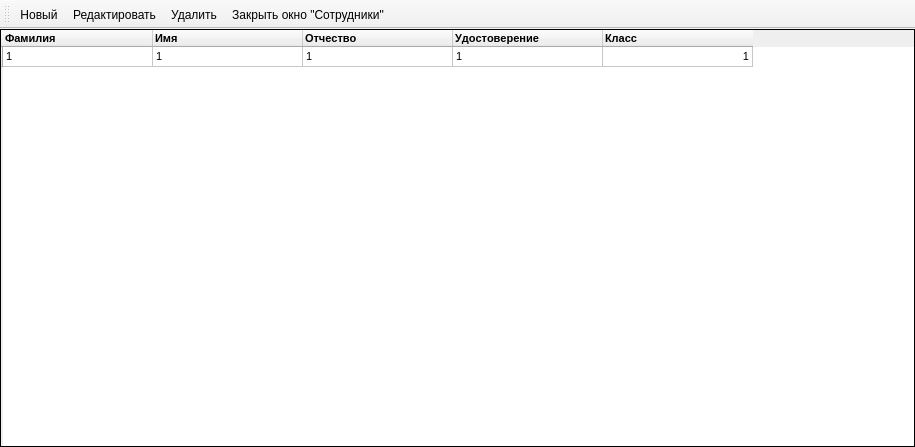
<?xml version="1.0" encoding="UTF-8"?>
<ui version="4.0">
 <class>MainWindow</class>
 <widget class="QMainWindow" name="MainWindow">
  <property name="geometry">
   <rect>
    <x>0</x>
    <y>0</y>
    <width>915</width>
    <height>447</height>
   </rect>
  </property>
  <property name="sizePolicy">
   <sizepolicy hsizetype="Minimum" vsizetype="Minimum">
    <horstretch>0</horstretch>
    <verstretch>0</verstretch>
   </sizepolicy>
  </property>
  <property name="focusPolicy">
   <enum>Qt::TabFocus</enum>
  </property>
  <property name="windowTitle">
   <string>Сотрудники</string>
  </property>
  <property name="windowIcon">
   <iconset>
    <normaloff>bmp/18.bmp</normaloff>bmp/18.bmp</iconset>
  </property>
  <property name="layoutDirection">
   <enum>Qt::LeftToRight</enum>
  </property>
  <widget class="QWidget" name="centralwidget">
   <property name="sizePolicy">
    <sizepolicy hsizetype="Minimum" vsizetype="Minimum">
     <horstretch>0</horstretch>
     <verstretch>0</verstretch>
    </sizepolicy>
   </property>
   <property name="layoutDirection">
    <enum>Qt::RightToLeft</enum>
   </property>
   <layout class="QGridLayout" name="gridLayout">
    <property name="leftMargin">
     <number>0</number>
    </property>
    <property name="topMargin">
     <number>0</number>
    </property>
    <property name="rightMargin">
     <number>0</number>
    </property>
    <property name="bottomMargin">
     <number>0</number>
    </property>
    <item row="0" column="0">
     <widget class="QTableWidget" name="tableWidget">
      <property name="sizePolicy">
       <sizepolicy hsizetype="Minimum" vsizetype="Minimum">
        <horstretch>0</horstretch>
        <verstretch>0</verstretch>
       </sizepolicy>
      </property>
      <property name="maximumSize">
       <size>
        <width>16777215</width>
        <height>16777215</height>
       </size>
      </property>
      <property name="sizeIncrement">
       <size>
        <width>0</width>
        <height>0</height>
       </size>
      </property>
      <property name="baseSize">
       <size>
        <width>0</width>
        <height>0</height>
       </size>
      </property>
      <property name="layoutDirection">
       <enum>Qt::LeftToRight</enum>
      </property>
      <property name="frameShape">
       <enum>QFrame::Box</enum>
      </property>
      <property name="frameShadow">
       <enum>QFrame::Plain</enum>
      </property>
      <property name="lineWidth">
       <number>1</number>
      </property>
      <property name="horizontalScrollBarPolicy">
       <enum>Qt::ScrollBarAsNeeded</enum>
      </property>
      <property name="sizeAdjustPolicy">
       <enum>QAbstractScrollArea::AdjustIgnored</enum>
      </property>
      <property name="autoScrollMargin">
       <number>16</number>
      </property>
      <property name="editTriggers">
       <set>QAbstractItemView::NoEditTriggers</set>
      </property>
      <property name="selectionBehavior">
       <enum>QAbstractItemView::SelectItems</enum>
      </property>
      <property name="verticalScrollMode">
       <enum>QAbstractItemView::ScrollPerItem</enum>
      </property>
      <property name="showGrid">
       <bool>true</bool>
      </property>
      <property name="gridStyle">
       <enum>Qt::SolidLine</enum>
      </property>
      <attribute name="horizontalHeaderVisible">
       <bool>true</bool>
      </attribute>
      <attribute name="horizontalHeaderCascadingSectionResizes">
       <bool>false</bool>
      </attribute>
      <attribute name="horizontalHeaderMinimumSectionSize">
       <number>150</number>
      </attribute>
      <attribute name="horizontalHeaderDefaultSectionSize">
       <number>150</number>
      </attribute>
      <attribute name="horizontalHeaderHighlightSections">
       <bool>true</bool>
      </attribute>
      <attribute name="horizontalHeaderShowSortIndicator" stdset="0">
       <bool>false</bool>
      </attribute>
      <attribute name="horizontalHeaderStretchLastSection">
       <bool>false</bool>
      </attribute>
      <attribute name="verticalHeaderVisible">
       <bool>true</bool>
      </attribute>
      <attribute name="verticalHeaderCascadingSectionResizes">
       <bool>false</bool>
      </attribute>
      <attribute name="verticalHeaderMinimumSectionSize">
       <number>10</number>
      </attribute>
      <attribute name="verticalHeaderDefaultSectionSize">
       <number>20</number>
      </attribute>
      <attribute name="verticalHeaderHighlightSections">
       <bool>false</bool>
      </attribute>
      <row>
       <property name="text">
        <string/>
       </property>
       <property name="font">
        <font>
         <family>MS Shell Dlg 2</family>
         <pointsize>8</pointsize>
         <kerning>true</kerning>
        </font>
       </property>
       <property name="textAlignment">
        <set>AlignLeading|AlignTop</set>
       </property>
       <property name="background">
        <color>
         <red>197</red>
         <green>197</green>
         <blue>197</blue>
        </color>
       </property>
       <property name="foreground">
        <brush brushstyle="SolidPattern">
         <color alpha="255">
          <red>190</red>
          <green>190</green>
          <blue>190</blue>
         </color>
        </brush>
       </property>
      </row>
      <column>
       <property name="text">
        <string>Фамилия</string>
       </property>
       <property name="font">
        <font>
         <family>MS Shell Dlg 2</family>
         <pointsize>8</pointsize>
         <weight>75</weight>
         <bold>true</bold>
         <kerning>false</kerning>
        </font>
       </property>
       <property name="textAlignment">
        <set>AlignLeading|AlignTop</set>
       </property>
      </column>
      <column>
       <property name="text">
        <string>Имя</string>
       </property>
       <property name="font">
        <font>
         <family>MS Shell Dlg 2</family>
         <pointsize>8</pointsize>
         <weight>75</weight>
         <bold>true</bold>
         <kerning>false</kerning>
        </font>
       </property>
       <property name="textAlignment">
        <set>AlignLeading|AlignTop</set>
       </property>
      </column>
      <column>
       <property name="text">
        <string>Отчество</string>
       </property>
       <property name="font">
        <font>
         <family>MS Shell Dlg 2</family>
         <pointsize>8</pointsize>
         <weight>75</weight>
         <bold>true</bold>
         <kerning>false</kerning>
        </font>
       </property>
       <property name="textAlignment">
        <set>AlignLeading|AlignTop</set>
       </property>
      </column>
      <column>
       <property name="text">
        <string>Удостоверение</string>
       </property>
       <property name="font">
        <font>
         <family>MS Shell Dlg 2</family>
         <pointsize>8</pointsize>
         <weight>75</weight>
         <bold>true</bold>
         <kerning>false</kerning>
        </font>
       </property>
       <property name="textAlignment">
        <set>AlignLeading|AlignTop</set>
       </property>
      </column>
      <column>
       <property name="text">
        <string>Класс</string>
       </property>
       <property name="font">
        <font>
         <family>MS Shell Dlg 2</family>
         <pointsize>8</pointsize>
         <weight>75</weight>
         <bold>true</bold>
         <kerning>false</kerning>
        </font>
       </property>
       <property name="textAlignment">
        <set>AlignLeading|AlignTop</set>
       </property>
      </column>
      <item row="0" column="0">
       <property name="text">
        <string>1</string>
       </property>
       <property name="font">
        <font>
         <family>MS Shell Dlg 2</family>
         <pointsize>8</pointsize>
         <stylestrategy>PreferDefault</stylestrategy>
         <kerning>true</kerning>
        </font>
       </property>
       <property name="textAlignment">
        <set>AlignLeading|AlignVCenter</set>
       </property>
       <property name="flags">
        <set>ItemIsSelectable|ItemIsEditable|ItemIsDragEnabled|ItemIsDropEnabled|ItemIsUserCheckable|ItemIsEnabled|ItemIsTristate</set>
       </property>
      </item>
      <item row="0" column="1">
       <property name="text">
        <string>1</string>
       </property>
       <property name="font">
        <font>
         <family>MS Shell Dlg 2</family>
         <pointsize>8</pointsize>
         <stylestrategy>PreferDefault</stylestrategy>
        </font>
       </property>
       <property name="textAlignment">
        <set>AlignLeading|AlignVCenter</set>
       </property>
      </item>
      <item row="0" column="2">
       <property name="text">
        <string>1</string>
       </property>
       <property name="font">
        <font>
         <family>MS Shell Dlg 2</family>
         <pointsize>8</pointsize>
        </font>
       </property>
       <property name="textAlignment">
        <set>AlignLeading|AlignVCenter</set>
       </property>
      </item>
      <item row="0" column="3">
       <property name="text">
        <string>1</string>
       </property>
       <property name="font">
        <font>
         <family>MS Shell Dlg 2</family>
         <pointsize>8</pointsize>
        </font>
       </property>
       <property name="textAlignment">
        <set>AlignLeading|AlignVCenter</set>
       </property>
      </item>
      <item row="0" column="4">
       <property name="text">
        <string>1</string>
       </property>
       <property name="font">
        <font>
         <family>MS Shell Dlg 2</family>
         <pointsize>8</pointsize>
        </font>
       </property>
       <property name="textAlignment">
        <set>AlignTrailing|AlignVCenter</set>
       </property>
      </item>
     </widget>
    </item>
   </layout>
  </widget>
  <widget class="QToolBar" name="toolBar">
   <property name="sizePolicy">
    <sizepolicy hsizetype="Minimum" vsizetype="Minimum">
     <horstretch>0</horstretch>
     <verstretch>0</verstretch>
    </sizepolicy>
   </property>
   <property name="windowTitle">
    <string>toolBar</string>
   </property>
   <attribute name="toolBarArea">
    <enum>TopToolBarArea</enum>
   </attribute>
   <attribute name="toolBarBreak">
    <bool>false</bool>
   </attribute>
   <addaction name="action_11"/>
   <addaction name="action_12"/>
   <addaction name="action_13"/>
   <addaction name="action_14"/>
  </widget>
  <action name="action_11">
   <property name="icon">
    <iconset>
     <normaloff>bmp/8.bmp</normaloff>bmp/8.bmp</iconset>
   </property>
   <property name="text">
    <string>Новый</string>
   </property>
  </action>
  <action name="action_12">
   <property name="icon">
    <iconset>
     <normaloff>bmp/4.bmp</normaloff>bmp/4.bmp</iconset>
   </property>
   <property name="text">
    <string>Редактировать</string>
   </property>
  </action>
  <action name="action_13">
   <property name="icon">
    <iconset>
     <normaloff>bmp/3.bmp</normaloff>bmp/3.bmp</iconset>
   </property>
   <property name="text">
    <string>Удалить</string>
   </property>
  </action>
  <action name="action_14">
   <property name="icon">
    <iconset>
     <normaloff>bmp/11.bmp</normaloff>bmp/11.bmp</iconset>
   </property>
   <property name="text">
    <string>Закрыть окно &quot;Сотрудники&quot;</string>
   </property>
  </action>
 </widget>
 <resources/>
 <connections/>
</ui>
